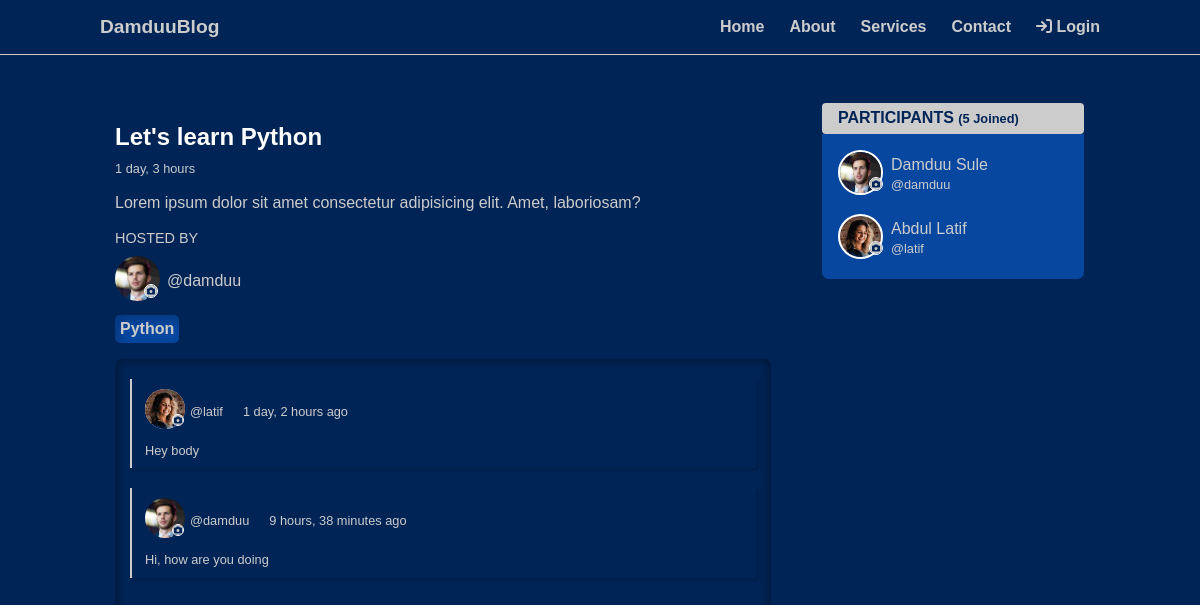
/post/lets-learn-python, run on the app's committed database.
### blog/models.py (models this page shows, shortened)
class Post(models.Model):
    host = models.ForeignKey(User, on_delete=models.SET_NULL, null=True)
    topic = models.ForeignKey(Topic, on_delete=models.SET_NULL, null=True)
    title = models.CharField(max_length=255)
    description = models.TextField(null=True)
    slug = models.SlugField(max_length=2555)
    participants = models.ManyToManyField(User, related_name="participants", blank=True)
    publish = models.BooleanField(default=False, null=True, blank=True)
    updated = models.DateTimeField(auto_now=True)
    created = models.DateTimeField(auto_now_add=True)
    class Meta:
        ordering = ['-updated', '-created']

class Topic(models.Model):
    name = models.CharField(max_length=200)
    def __str__(self):
        return self.name

class Comment(models.Model):
    user = models.ForeignKey(User, on_delete=models.SET_NULL, null=True)
    post = models.ForeignKey(Post, on_delete=models.SET_NULL, null=True)
    body = models.TextField()
    updated = models.DateTimeField(auto_now=True)
    created = models.DateTimeField(auto_now_add=True)

### users/models.py (models this page shows, shortened)
class User(AbstractUser):
    name = models.CharField(max_length=255)
    email = models.EmailField(unique=True, max_length=254)
    bio = models.TextField(null=True, blank=True)
    avatar = models.ImageField(upload_to=avatar_upload_path, default="avatar.png", null=True)
    USERNAME_FIELD = "email"
    REQUIRED_FIELDS = []
    @property
    def get_avatar_url(self):
        return self.avatar.url

### blog/views.py (the view, shortened to what this page needs)
# urls.py: path('post/<slug:slug>', views.post, name="post"),
def post(request, slug):
    post = Post.objects.get(slug=slug)
    comments = post.comment_set.all()
    participants = post.participants.all()
    context = {'page': 'post',
               'post': post,
               'comments': comments,
               'participants': participants,
               }
    return render(request, "blog/post.html", context)

### blog/templates/blog/post.html (shortened to what this page needs)
{% extends 'index.html' %}
{% load static %}
{% block content %}
{% include 'navbar.html' %}
<section class="one__post recent__posts">
    <div class="container">
        <div class="single__post">
            <div class="single__post__wrapper">
                <div class="single__post__title">
                    <h2>{{ post.title }}</h2>
                    <span class="time__posted">{{ post.created|timesince }}</span>
                </div>
                <div class="single__post__description">
                    <p class="single__description">{{ post.description }}</p>
                </div>
                <div class="post__single">
                    <span class="hosted__by">hosted by</span>
                    <div class="single__user">
                        <div class="login__user">
                            <i class="fas fa-camera camera"></i>
                            <img class="user__avatar" src="{{ post.host.get_avatar_url }}" alt="">
                        </div>
                        <a href="{% url 'user-profile' post.host.id %}" class="post__user__name">@{{ post.host.username }}</a>
                    </div>
                    <p class="topic__title">{{ post.topic }}</p>
                </div>
            </div>
            <div class="post__comment__wrapper">
                <div class="comments__container">
                    {% for comment in comments %}
                        <div class="single__comment">
                            <div class="comment__user">
                                <div class="login__user">
                                    <i class="fas fa-camera camera"></i>
                                    <img class="user__avatar" src="{{ comment.user.get_avatar_url }}" alt="">
                                </div>
                                <p class="user__time__posted">
                                    <a href="{% url 'user-profile' comment.user.id %}" class="post__user__name">@{{ comment.user.username }}</a>
                                    <span class="time__posted">{{ comment.created|timesince }} ago</span>
                                </p>
                            </div>
                            <p class="comment">{{ comment.body }}</p>
                        </div>
                    {% endfor %}
                </div>
            </div>
        </div>
        <div class="topics__wrapper">
            <h3>Participants
                <span class="partici">(5 Joined)</span>
            </h3>
            <ul class="participants">
                {% if participants %}
                    {% for participant in participants %}
                        <li>
                            <div class="login__user">
                                <i class="fas fa-camera camera"></i>
                                <img class="user__avatar" src="{{ participant.get_avatar_url }}" alt="">
                            </div>
                            <div class="participant">
                                <span class="participant__name">{{ participant.name }}</span>
                                <a href="{% url 'user-profile' participant.id %}" class="post__user__name">@{{ participant.username }}</a>
                            </div>
                        </li>
                    {% endfor %}
                {% else %}
                    <li><p>No Participant in this Post</p></li>
                {% endif %}
            </ul>
        </div>
    </div>
</section>
{% endblock %}

### static/css/styles.css (style rules this page uses)
*, *::before, *::after { margin: 0; padding: 0; box-sizing: border-box; }
ul { margin: 0; padding: 0; list-style: none; }
a { text-decoration: none; }
img { max-width: 100%; }
body { font-size: 16px; font-family: sans-serif; background-color: #002456; overflow-x: hidden; }
.container { width: min(1000px, 90%); margin: 0 auto; }
.user__avatar { width: 40px; height: 40px; cursor: pointer; background-color: #fff; }
.login__user { position: relative; }
.camera { position: absolute; top: 60%; right: 0; font-size: .5rem; background-color: #ccc; color: #002456 !important; padding: 2px; border-radius: 50%; outline: 1px solid #fff; }
.topic__title { box-shadow: inset 5px 5px 10px rgba(0, 0, 0, 0.2); padding: 5px; color: #ccc; font-weight: bold; border-radius: 5px; }
.recent__posts>div { padding-bottom: 2rem; display: grid; }
.topics__wrapper { padding-inline: 1rem; }
.topics__wrapper h3 { text-transform: uppercase; background-color: #ccc; color: #002456; padding: .4rem 1rem; border-radius: 4px; }
.post__user__name { color: #ccc; margin-right: 20px; }
.time__posted { font-size: .8rem; color: #ccc; }
.single__post { padding: 20px 15px; display: flex; flex-direction: column; margin-bottom: 20px; }
.single__post__title { display: flex; flex-direction: column; gap: 10px; margin-bottom: 15px; }
.single__post__title h2 { color: #fff; }
.single__description { color: #ccc; line-height: 1.5; font-size: 1rem; margin-bottom: 15px; }
.post__single { display: flex; flex-direction: column; }
.hosted__by { text-transform: uppercase; color: #ccc; font-size: .9rem; }
.single__user { display: flex; align-items: center; gap: 7px; margin-block: 10px; }
.single__user img { width: 45px; height: 45px; border-radius: 50%; object-fit: cover; cursor: default; }
.single__user i { right: 3px !important; }
.post__single p { width: fit-content; background-color: #0747a0; }
.post__comment__wrapper { margin-top: auto; }
.comments__container { height: 400px; box-shadow: inset 5px 5px 5px rgba(0, 0, 0, 0.2), inset -5px -5px 5px rgba(0, 0, 0, 0.2); border-radius: 7px 7px 0 0; padding: 20px 15px; margin-top: 1rem; overflow-y: auto; }
.single__comment { box-shadow: 2px 2px 4px rgba(0, 0, 0, 0.2); padding: 10px 13px; border-left: 2px solid #ccc; margin-bottom: 20px; }
.comment__user { display: flex; align-items: center; gap: 5px; margin-bottom: 6px; }
.comment__user .camera { padding: 1px; right: 2px; }
.comment__user img { width: 40px; height: 40px; border-radius: 50%; object-fit: cover; cursor: default; }
.user__time__posted { display: flex; flex-wrap: wrap; align-items: flex-start; gap: 5px; }
.user__time__posted a { margin-right: 15px; font-size: .8rem; }
.comment { word-wrap: break-word; line-height: 1.2; color: #ccc; font-size: .8rem; margin-top: 10px; }
.partici { font-size: .8rem; text-transform: capitalize; }
.participants { padding: 1rem; background-color: #0747a0; border-radius: 0 0 7px 7px; }
.participants li { display: flex; align-items: center; gap: 8px; margin-bottom: 15px; }
.participants li:last-of-type { margin-bottom: 0; }
.participants img { width: 45px; height: 45px; border-radius: 50%; border: .13rem solid #fff; cursor: default; }
.participants img::after { content: 'r'; position: absolute; }
.participants i { top: 57%; right: 1px !important; }
.participant { display: flex; flex-direction: column; gap: 3px; }
.participant__name { text-transform: capitalize; color: #ccc; }
.participant a { font-size: .8rem; }
@media (min-width: 768px) { .one__post.recent__posts>div { grid-template-columns: 7fr 3fr; padding-block: 3rem; gap: 20px; } }
@media (min-width: 768px) { .topics__wrapper h3 { font-size: 1rem; } }

### data on the page
Post: title "Let's learn Python", created "1 day, 3 hours", description "Lorem ipsum dolor sit amet consectetur adipisicing elit. Amet, laboriosam?", host.get_avatar_url (picture), host.username "damduu", topic "Python"
Comment: user.get_avatar_url (picture), user.username "latif", created "1 day, 2 hours", body "Hey body"
Comment: user.get_avatar_url (picture), user.username "damduu", created "9 hours, 38 minutes", body "Hi, how are you doing"
User: get_avatar_url (picture), name "Damduu Sule", username "damduu"
User: get_avatar_url (picture), name "Abdul Latif", username "latif"
